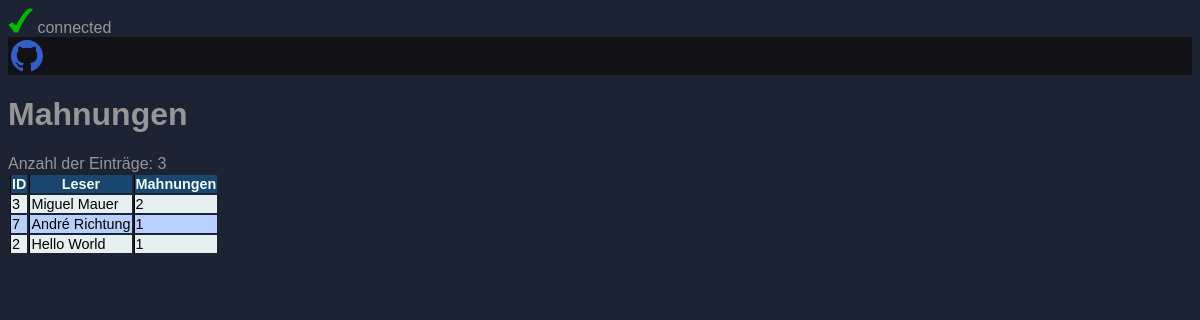
The page /biblio/mahnungen.php on the database its author committed.
### tables this page shows
CREATE TABLE IF NOT EXISTS `leser` (
  `id` int(16) unsigned NOT NULL AUTO_INCREMENT,
  `vorname` char(25) NOT NULL,
  `name` char(25) NOT NULL,
  `geburtsdatum` date NOT NULL,
  `mail` char(100) DEFAULT NULL,
  `pwhash` char(255) NOT NULL,
  PRIMARY KEY (`id`)
);

### biblio/functions.php (the view, shortened to what this page needs)
<?php
function create_header($path) {
	echo "<header role=\"banner\">
	<div >
	<table class=\"links\" border=\"0\"><tbody>
	<tr>
	<th><a href=\"https://github.com/MMaue/Bibliothekssystem\" aria-label=\"Source Code\">
	<svg height=\"32\" aria-hidden=\"true\" viewBox=\"0 0 16 16\" version=\"1.1\" width=\"32\" data-view-component=\"true\" class=\"octicon octicon-mark-github v-align-middle\">
	<path style=\"fill:#335ECB;\" fill-rule=\"evenodd\" d=\"M8 0C3.58 0 0 3.58 0 8c0 3.54 2.29 6.53 5.47 7.59.4.07.55-.17.55-.38 0-.19-.01-.82-.01-1.49-2.01.37-2.53-.49-2.69-.94-.09-.23-.48-.94-.82-1.13-.28-.15-.68-.52-.01-.53.63-.01 1.08.58 1.23.82.72 1.21 1.87.87 2.33.66.07-.52.28-.87.51-1.07-1.78-.2-3.64-.89-3.64-3.95 0-.87.31-1.59.82-2.15-.08-.2-.36-1.02.08-2.12 0 0 .67-.21 2.2.82.64-.18 1.32-.27 2-.27.68 0 1.36.09 2 .27 1.53-1.04 2.2-.82 2.2-.82.44 1.1.16 1.92.08 2.12.51.56.82 1.27.82 2.15 0 3.07-1.87 3.75-3.65 3.95.29.25.54.73.54 1.48 0 1.07-.01 1.93-.01 2.2 0 .21.15.46.55.38A8.013 8.013 0 0016 8c0-4.42-3.58-8-8-8z\"></path>
	</svg>
	</a></th>";
    echo "</tr>
	</tbody></table>
	</div>
	</header>";
}
function create_table($result) {
	if($result->num_rows > 0){
		$n = 0;
		while($row = $result->fetch_assoc()) {
			if ($n == 0){
				echo "<tr>".PHP_EOL;
				foreach (array_keys($row) as $key){
					echo "<th>".$key."</th>".PHP_EOL;
				}
				echo "</tr>".PHP_EOL;
			}
			if ($n % 2 == 0) {
				echo "<tr class=\"even\">".PHP_EOL;
				foreach ($row as $field) {
					echo "<td>".$field."</td>".PHP_EOL;
				}
				echo "</tr>".PHP_EOL;
			}
			else {
				echo "<tr class=\"odd\">".PHP_EOL;
				foreach ($row as $field) {
					echo "<td>".$field."</td>".PHP_EOL;
				}
				echo "</tr>".PHP_EOL;
			}
			$n += 1;
		}
	}
	elseif ($result->num_rows == 0) {
		echo "Tabelle enthält 0 Reihen.";
	}
	else {
		echo "Fehler beim erstellen einer Tabelle -->".$con->error;
	}
}
?>

### biblio/style.css (style rules this page uses)
body { background-color: rgb(28, 36, 51); color: rgb(150, 150, 150); font-size: 100%; font-family: Verdana, Arial, sans-serif; }
header { background-color: rgb(18, 18, 22); }
table.farbig th { border-left: 1px solid rgb(0, 0, 0); color: rgb(241, 253, 255); background-color: rgb(26, 69, 109); }
table.farbig td { border-left: 1px solid rgb(0, 0, 0); }
table.farbig tr.even { background-color: rgb(230, 240, 240); }
table.farbig tr.odd { background-color: rgb(184, 208, 252); }

### rows shown on the page
leser: key "ID", key "Leser", key "Mahnungen", id "3", field "Miguel Mauer", field "2"
leser: id "7", field "André Richtung", field "1"
leser: id "2", field "Hello World", field "1"
